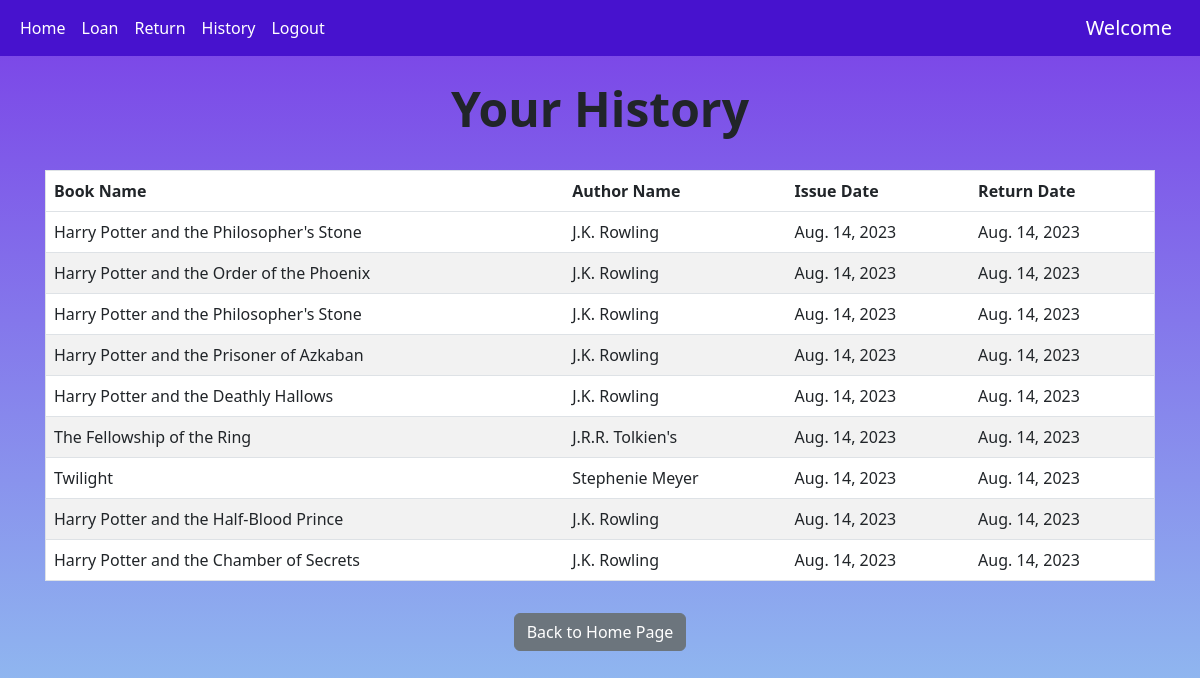
The page /history (signed in) on the database its author committed.
### bookstore/models.py (models this page shows, shortened)
class IssuedItem(models.Model):
    book_id = models.ForeignKey(Book, on_delete=models.CASCADE)
    user_id = models.ForeignKey(User, on_delete=models.CASCADE)
    issue_date = models.DateField(default=timezone.now)
    return_date = models.DateField(blank=True, null=True)

class Book(models.Model):
    book_name = models.CharField(max_length=150)
    author_name = models.CharField(max_length=200)
    quantity = models.IntegerField(default=1)
    subject = models.CharField(max_length=2000)
    book_add_date = models.DateField(default=timezone.now)
    book_add_time = models.TimeField(default=timezone.now)
    class Meta:
        unique_together = ("book_name", "author_name")

### bookstore/views.py (the view)
# urls.py: path("history", views.history, name="history"),
@login_required(login_url="login")
def history(request):
    my_items = IssuedItem.objects.filter(user_id=request.user).order_by("-issue_date")
    paginator = Paginator(my_items, 10)
    page_number = request.GET.get("page")
    show_data_final = paginator.get_page(page_number)
    return render(request, "history.html", {"books": show_data_final})

### bookstore/templates/history.html (shortened to what this page needs)
{% extends 'base.html' %} {% block content %}
<br />
<center>
<h1 class="display-5 fw-bold">Your History</h1>
</center>
<br />
<div class="container">
  <table class="table">
    <thead class="thead-dark">
      <tr>
        <th scope="col">Book Name</th>
        <th scope="col">Author Name</th>
        <th scope="col">Issue Date</th>
        <th scope="col">Return Date</th>
      </tr>
    </thead>
    <tbody>
      {% for book in books %}
      <tr>
        <td>{{book.book_id.book_name}}</td>
        <td>{{book.book_id.author_name}}</td>
        <td>{{book.issue_date}}</td>
        <td>{{book.return_date}}</td>
      </tr>
      {% endfor %}
    </tbody>
  </table>
</div>
<center>
  <a href="{% url 'home' %}" class="btn btn-secondary">Back to Home Page</a>
</center>
{% endblock %}

### bookstore/templates/base.html (style rules this page uses)
body { background-color: linear-gradient(#7a3fe7, #cf7ade); background-repeat: no-repeat; background-size: cover; }

### bookstore/templates/history.html (style rules this page uses)
table { border-collapse: collapse; border-spacing: 0; border-radius: 10px; width: 100%; border: 1px solid #ddd; }
th, td { text-align: left; padding: 16px; }
tr:nth-child(even) { background-color: #f2f2f2; }
tr:nth-child(odd) { background-color: #ffffff; }
.container { width: 100%; padding-right: 15px; padding-left: 15px; margin-right: auto; margin-left: auto; }
body { background: linear-gradient(#7a3fe7, #93cbf1); background-repeat: no-repeat; background-attachment: fixed; }

### rows shown on the page
IssuedItem: book_id.book_name "Harry Potter and the Philosopher's Stone", book_id.author_name "J.K. Rowling", issue_date "Aug. 14, 2023", return_date "Aug. 14, 2023"
IssuedItem: book_id.book_name "Harry Potter and the Order of the Phoenix", book_id.author_name "J.K. Rowling", issue_date "Aug. 14, 2023", return_date "Aug. 14, 2023"
IssuedItem: book_id.book_name "Harry Potter and the Philosopher's Stone", book_id.author_name "J.K. Rowling", issue_date "Aug. 14, 2023", return_date "Aug. 14, 2023"
IssuedItem: book_id.book_name "Harry Potter and the Prisoner of Azkaban", book_id.author_name "J.K. Rowling", issue_date "Aug. 14, 2023", return_date "Aug. 14, 2023"
IssuedItem: book_id.book_name "Harry Potter and the Deathly Hallows", book_id.author_name "J.K. Rowling", issue_date "Aug. 14, 2023", return_date "Aug. 14, 2023"
IssuedItem: book_id.book_name "The Fellowship of the Ring", book_id.author_name "J.R.R. Tolkien's", issue_date "Aug. 14, 2023", return_date "Aug. 14, 2023"
IssuedItem: book_id.book_name "Twilight", book_id.author_name "Stephenie Meyer", issue_date "Aug. 14, 2023", return_date "Aug. 14, 2023"
IssuedItem: book_id.book_name "Harry Potter and the Half-Blood Prince", book_id.author_name "J.K. Rowling", issue_date "Aug. 14, 2023", return_date "Aug. 14, 2023"
IssuedItem: book_id.book_name "Harry Potter and the Chamber of Secrets", book_id.author_name "J.K. Rowling", issue_date "Aug. 14, 2023", return_date "Aug. 14, 2023"
